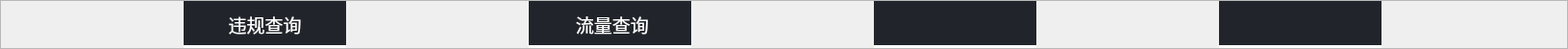
      <widget class="QFrame" name="top_bar">
       <property name="geometry">
        <rect>
         <x>0</x>
         <y>0</y>
         <width>1631</width>
         <height>51</height>
        </rect>
       </property>
       <property name="styleSheet">
        <string notr="true">/* 默认 */

QToolButton{   
	border-top: 3px outset transparent;           /* 上边框宽度3像素、突出显示、颜色为透明 */
	border-bottom: 7px outset transparent;
	border-right: 3px outset transparent;
	border-left: 3px outset transparent;
	border-bottom: 3px outset rgb(255, 255, 255);  /* 左边框宽度3像素、突出显示、颜色为深深灰 */
    min-width: 160px;                            /* 控件最小宽度 */
    min-height: 40px;
	background-color: rgb(33, 37, 43);
}

/* 鼠标悬停 */
QToolButton:hover{
	background-color: rgb(205, 205, 205);
}

/* 点击和按下 */
QToolButton:pressed,QToolButton:checked{
	border-bottom: 3px outset rgb(170, 99, 204);  /* 左边框宽度3像素、突出显示、颜色为深深灰 */
	background-color:rgb(92, 0, 138);	
}</string>
       </property>
       <property name="frameShape">
        <enum>QFrame::StyledPanel</enum>
       </property>
       <property name="frameShadow">
        <enum>QFrame::Raised</enum>
       </property>
       <layout class="QHBoxLayout" name="horizontalLayout_10" stretch="1,1,0,100">
        <property name="spacing">
         <number>0</number>
        </property>
        <property name="leftMargin">
         <number>0</number>
        </property>
        <property name="topMargin">
         <number>0</number>
        </property>
        <property name="rightMargin">
         <number>0</number>
        </property>
        <property name="bottomMargin">
         <number>0</number>
        </property>
        <item>
         <widget class="QToolButton" name="violations">
          <property name="minimumSize">
           <size>
            <width>166</width>
            <height>46</height>
           </size>
          </property>
          <property name="font">
           <font>
            <family>Agency FB</family>
            <pointsize>14</pointsize>
           </font>
          </property>
          <property name="styleSheet">
           <string notr="true">color: rgb(255, 255, 255);</string>
          </property>
          <property name="text">
           <string>违规查询</string>
          </property>
          <property name="icon">
           <iconset resource="images/1.qrc">
            <normaloff>:/images/images/violations.png</normaloff>:/images/images/violations.png</iconset>
          </property>
          <property name="iconSize">
           <size>
            <width>26</width>
            <height>26</height>
           </size>
          </property>
          <property name="checkable">
           <bool>true</bool>
          </property>
          <property name="autoExclusive">
           <bool>true</bool>
          </property>
          <property name="toolButtonStyle">
           <enum>Qt::ToolButtonTextBesideIcon</enum>
          </property>
         </widget>
        </item>
        <item>
         <widget class="QToolButton" name="flow">
          <property name="minimumSize">
           <size>
            <width>166</width>
            <height>46</height>
           </size>
          </property>
          <property name="font">
           <font>
            <family>Agency FB</family>
            <pointsize>14</pointsize>
           </font>
          </property>
          <property name="styleSheet">
           <string notr="true">color: rgb(255, 255, 255);</string>
          </property>
          <property name="text">
           <string> 流量查询</string>
          </property>
          <property name="icon">
           <iconset resource="images/1.qrc">
            <normaloff>:/images/images/flow.png</normaloff>:/images/images/flow.png</iconset>
          </property>
          <property name="iconSize">
           <size>
            <width>26</width>
            <height>26</height>
           </size>
          </property>
          <property name="checkable">
           <bool>true</bool>
          </property>
          <property name="autoExclusive">
           <bool>true</bool>
          </property>
          <property name="toolButtonStyle">
           <enum>Qt::ToolButtonTextBesideIcon</enum>
          </property>
         </widget>
        </item>
        <item>
         <widget class="QToolButton" name="blank_2">
          <property name="minimumSize">
           <size>
            <width>1006</width>
            <height>46</height>
           </size>
          </property>
          <property name="styleSheet">
           <string notr="true">/* 默认 */

QToolButton{   
	border-top: 3px outset transparent;           /* 上边框宽度3像素、突出显示、颜色为透明 */
	border-bottom: 7px outset transparent;
	border-right: 3px outset transparent;
	border-left: 3px outset transparent;
	border-bottom: 3px outset rgb(255, 255, 255);  /* 左边框宽度3像素、突出显示、颜色为深深灰 */
    min-width: 1000px;                            /* 控件最小宽度 */
    min-height: 40px;
	background-color: rgb(33, 37, 43);
}
r</string>
          </property>
          <property name="text">
           <string/>
          </property>
         </widget>
        </item>
        <item>
         <widget class="QToolButton" name="blank">
          <property name="minimumSize">
           <size>
            <width>1006</width>
            <height>46</height>
           </size>
          </property>
          <property name="styleSheet">
           <string notr="true">/* 默认 */

QToolButton{   
	border-top: 3px outset transparent;           /* 上边框宽度3像素、突出显示、颜色为透明 */
	border-bottom: 7px outset transparent;
	border-right: 3px outset transparent;
	border-left: 3px outset transparent;
	border-bottom: 3px outset rgb(255, 255, 255);  /* 左边框宽度3像素、突出显示、颜色为深深灰 */
    min-width: 1000px;                            /* 控件最小宽度 */
    min-height: 40px;
	background-color: rgb(33, 37, 43);
}
r</string>
          </property>
          <property name="text">
           <string/>
          </property>
         </widget>
        </item>
       </layout>
      </widget>
